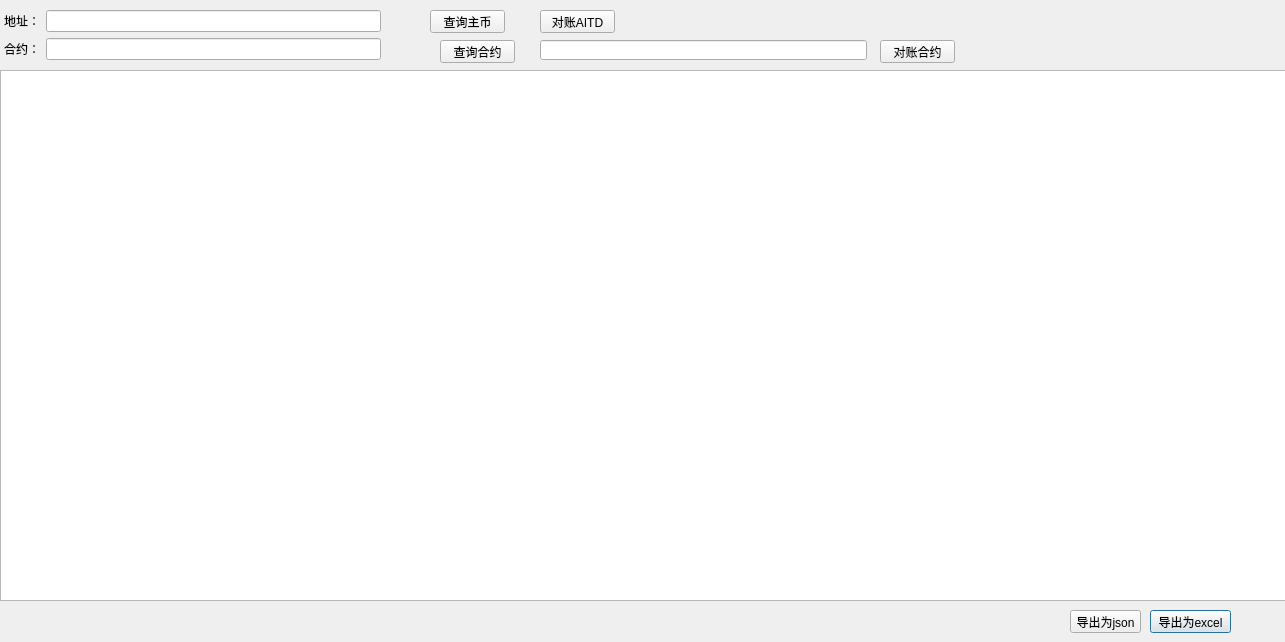
<?xml version="1.0" encoding="UTF-8"?>
<ui version="4.0">
 <class>DialogBalance</class>
 <widget class="QDialog" name="DialogBalance">
  <property name="geometry">
   <rect>
    <x>0</x>
    <y>0</y>
    <width>1285</width>
    <height>642</height>
   </rect>
  </property>
  <property name="windowTitle">
   <string>Dialog</string>
  </property>
  <widget class="QTableView" name="tableView">
   <property name="geometry">
    <rect>
     <x>0</x>
     <y>70</y>
     <width>1291</width>
     <height>531</height>
    </rect>
   </property>
  </widget>
  <widget class="QPushButton" name="btn_dump_excel">
   <property name="geometry">
    <rect>
     <x>1150</x>
     <y>610</y>
     <width>81</width>
     <height>23</height>
    </rect>
   </property>
   <property name="text">
    <string>导出为excel</string>
   </property>
  </widget>
  <widget class="QPushButton" name="btn_dump_json">
   <property name="geometry">
    <rect>
     <x>1070</x>
     <y>610</y>
     <width>71</width>
     <height>23</height>
    </rect>
   </property>
   <property name="text">
    <string>导出为json</string>
   </property>
  </widget>
  <widget class="QPushButton" name="btn_search_address">
   <property name="geometry">
    <rect>
     <x>430</x>
     <y>10</y>
     <width>75</width>
     <height>23</height>
    </rect>
   </property>
   <property name="text">
    <string>查询主币</string>
   </property>
  </widget>
  <widget class="QPushButton" name="btn_search_contract">
   <property name="geometry">
    <rect>
     <x>440</x>
     <y>40</y>
     <width>75</width>
     <height>23</height>
    </rect>
   </property>
   <property name="text">
    <string>查询合约</string>
   </property>
  </widget>
  <widget class="QWidget" name="layoutWidget">
   <property name="geometry">
    <rect>
     <x>0</x>
     <y>10</y>
     <width>381</width>
     <height>50</height>
    </rect>
   </property>
   <layout class="QHBoxLayout" name="horizontalLayout">
    <item>
     <layout class="QVBoxLayout" name="verticalLayout">
      <item>
       <widget class="QLabel" name="label_12">
        <property name="text">
         <string> 地址：</string>
        </property>
        <property name="alignment">
         <set>Qt::AlignRight|Qt::AlignTrailing|Qt::AlignVCenter</set>
        </property>
       </widget>
      </item>
      <item>
       <widget class="QLabel" name="label_11">
        <property name="text">
         <string> 合约：</string>
        </property>
        <property name="alignment">
         <set>Qt::AlignRight|Qt::AlignTrailing|Qt::AlignVCenter</set>
        </property>
       </widget>
      </item>
     </layout>
    </item>
    <item>
     <layout class="QVBoxLayout" name="verticalLayout_2">
      <item>
       <widget class="QLineEdit" name="lineEdit_address"/>
      </item>
      <item>
       <widget class="QLineEdit" name="lineEdit_contract"/>
      </item>
     </layout>
    </item>
   </layout>
  </widget>
  <widget class="QPushButton" name="btn_balance">
   <property name="geometry">
    <rect>
     <x>540</x>
     <y>10</y>
     <width>75</width>
     <height>23</height>
    </rect>
   </property>
   <property name="text">
    <string>对账AITD</string>
   </property>
  </widget>
  <widget class="QLineEdit" name="lineEdit_contract_balance">
   <property name="geometry">
    <rect>
     <x>540</x>
     <y>40</y>
     <width>327</width>
     <height>20</height>
    </rect>
   </property>
  </widget>
  <widget class="QPushButton" name="btn_balance_contract">
   <property name="geometry">
    <rect>
     <x>880</x>
     <y>40</y>
     <width>75</width>
     <height>23</height>
    </rect>
   </property>
   <property name="text">
    <string>对账合约</string>
   </property>
  </widget>
 </widget>
 <resources/>
 <connections/>
</ui>
